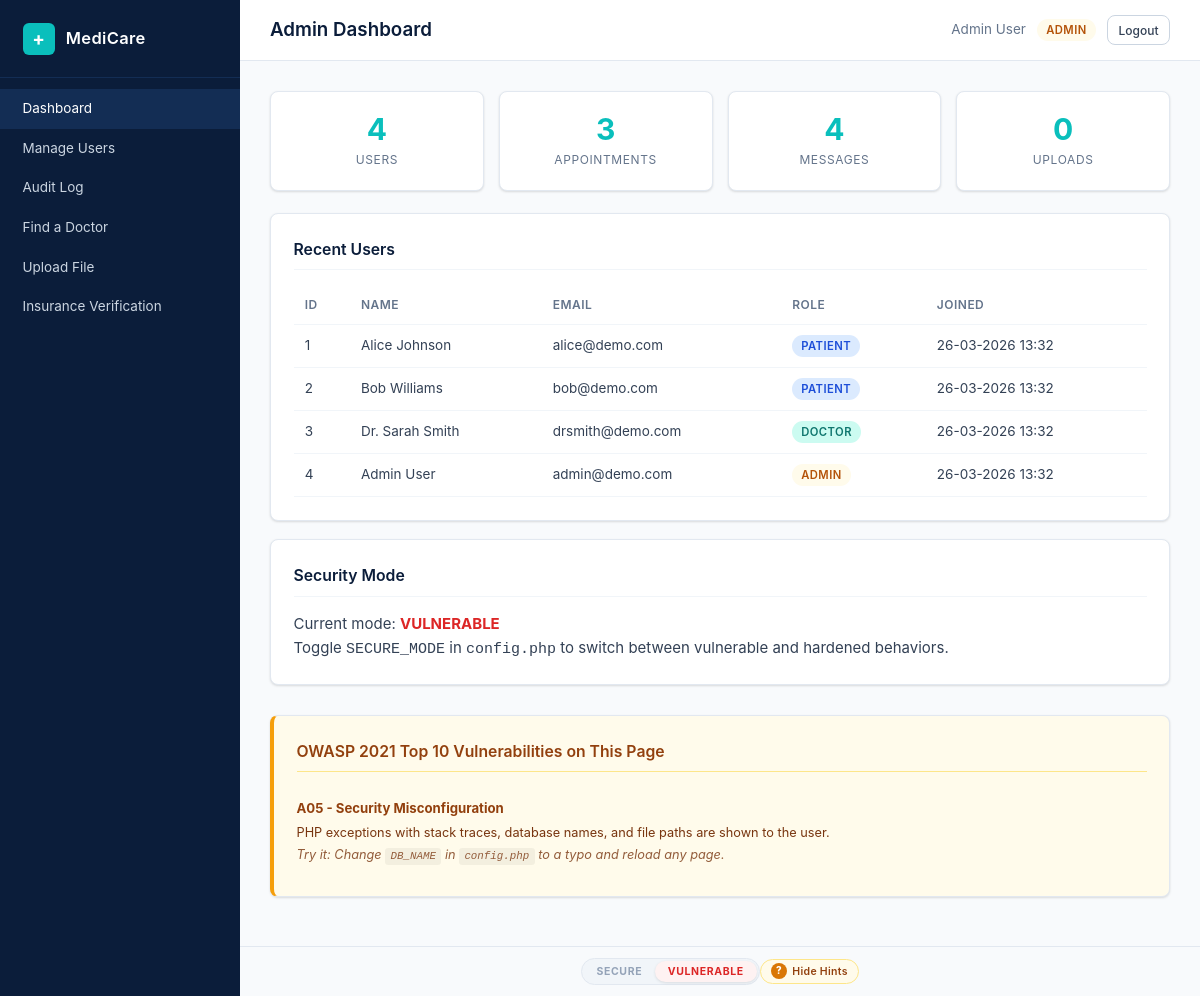
Page /admin/dashboard.php (signed in) on the earlier database version.
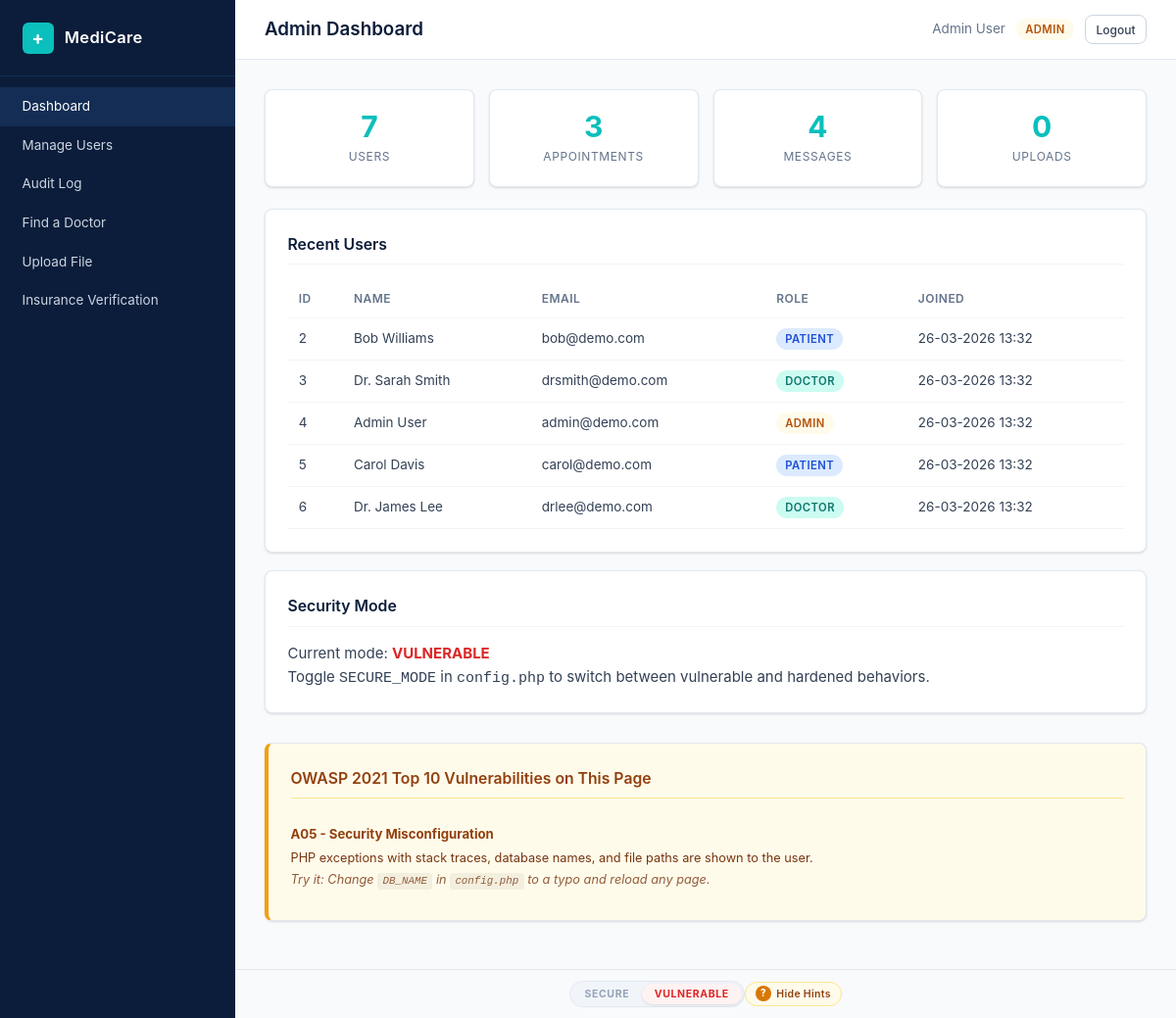
Same page on the later database version.
### tables this page shows
CREATE TABLE users (
    id INT AUTO_INCREMENT PRIMARY KEY,
    name VARCHAR(100) NOT NULL,
    email VARCHAR(150) NOT NULL UNIQUE,
    password VARCHAR(255) NOT NULL,
    role ENUM('patient','doctor','admin') NOT NULL DEFAULT 'patient',
    created_at TIMESTAMP DEFAULT CURRENT_TIMESTAMP
);

### config.php (called while the page is built, shortened)
<?php
function esc(string $value): string {
    return htmlspecialchars($value, ENT_QUOTES, 'UTF-8');
}
function fmtDate(string $datetime): string {
    return date('d-m-Y H:i', strtotime($datetime));
}

### admin/dashboard.php (the view, shortened to what the changed rows need)
<?php
require_once __DIR__ . '/../config.php';
require_once __DIR__ . '/../helpers.php';
$conn = getDB();
$userCount = (int)$conn->query("SELECT COUNT(*) FROM users")->fetchColumn();
$recentUsers = $conn->query("SELECT id, name, email, role, created_at FROM users ORDER BY created_at DESC LIMIT 5")->fetchAll();
renderHeader('Admin Dashboard');
?>
<div class="stats-row">
    <div class="stat-card">
        <span class="stat-number"><?= $userCount ?></span>
        <span class="stat-label">Users</span>
    </div>
</div>
<div class="card">
    <h2 class="card-title">Recent Users</h2>
    <table class="data-table">
        <thead>
            <tr>
                <th>ID</th>
                <th>Name</th>
                <th>Email</th>
                <th>Role</th>
                <th>Joined</th>
            </tr>
        </thead>
        <tbody>
            <?php foreach ($recentUsers as $u): ?>
                <tr>
                    <td><?= $u['id'] ?></td>
                    <td><?= esc($u['name']) ?></td>
                    <td><?= esc($u['email']) ?></td>
                    <td><span class="role-badge role-<?= esc($u['role']) ?>"><?= esc(ucfirst($u['role'])) ?></span></td>
                    <td><?= fmtDate($u['created_at']) ?></td>
                </tr>
            <?php endforeach; ?>
        </tbody>
    </table>
</div>
<div class="card">
    <h2 class="card-title">Security Mode</h2>
</div>
<?php renderVulnHints(['A05']); ?>
<?php renderFooter(); ?>

### helpers.php (shortened to what the changed rows need)
<?php
require_once __DIR__ . '/config.php';
function renderHeader(string $title = 'MediCare Portal'): void {
    $role = currentRole();
    ?>
    <!DOCTYPE html>
    <html lang="en">
    <head>
        <link rel="stylesheet" href="/assets/style.css">
    </head>
    <body>
        <div class="layout">
            <?php renderSidebar($role); ?>
            <div class="main-area">
                <header class="top-bar">
                    <h1 class="page-title"><?= esc($title) ?></h1>
                </header>
                <main class="content">
    <?php
}
function renderFooter(): void {
    ?>
                </main>
            </div>
        </div>
    </body>
    </html>
    <?php
}
    ?>
    <?php
function renderSidebar(string $role): void {
    $navItems = getSidebarItems($role);
    ?>
    <nav class="sidebar">
        <ul class="nav-list">
            <?php foreach ($navItems as $item): ?>
                <li>
                    <a href="<?= esc($item['url']) ?>" class="nav-link"><?= esc($item['label']) ?></a>
                </li>
            <?php endforeach; ?>
        </ul>
    </nav>
    <?php
}
function getSidebarItems(string $role): array {
    $shared = [
        ['url' => '/shared/search.php', 'label' => 'Find a Doctor'],
        ['url' => '/shared/upload.php', 'label' => 'Upload File'],
        ['url' => '/shared/insurance_fetch.php', 'label' => 'Insurance Verification'],
    ];
    $roleMenus = [
        'patient' => [
            ['url' => '/patient/dashboard.php', 'label' => 'Dashboard'],
            ['url' => '/patient/records.php', 'label' => 'My Records'],
            ['url' => '/patient/appointments.php', 'label' => 'Appointments'],
            ['url' => '/patient/chat.php', 'label' => 'Messages'],
        ],
        'doctor' => [
            ['url' => '/doctor/dashboard.php', 'label' => 'Dashboard'],
            ['url' => '/doctor/patients.php', 'label' => 'My Patients'],
            ['url' => '/doctor/chat.php', 'label' => 'Messages'],
        ],
        'admin' => [
            ['url' => '/admin/dashboard.php', 'label' => 'Dashboard'],
            ['url' => '/admin/users.php', 'label' => 'Manage Users'],
            ['url' => '/admin/audit_log.php', 'label' => 'Audit Log'],
        ],
    ];
    return array_merge($roleMenus[$role] ?? [], $shared);
}
function renderVulnHints(array $keys): void {
    $registry = getVulnHintRegistry();
    $hints = [];
    foreach ($keys as $key) {
        $hints[] = $registry[$key];
    }
    ?>
    <div class="card vuln-hint">
        <?php foreach ($hints as $hint): ?>
            <div class="vuln-hint-item">
                <strong><?= $hint['title'] ?></strong>
                <p><?= $hint['desc'] ?></p>
                <p class="vuln-hint-test">Try it: <?= $hint['test'] ?></p>
            </div>
        <?php endforeach; ?>
    </div>
    <?php
}

Differences in the rows shown:
no longer on this page (row unchanged): users: id "1", name "Alice Johnson", email "alice@demo.com", role "PATIENT", created_at "26-03-2026 13:32"
added users: id "5", name "Carol Davis", email "carol@demo.com", role "PATIENT", created_at "26-03-2026 13:32"
added users: id "6", name "Dr. James Lee", email "drlee@demo.com", role "DOCTOR", created_at "26-03-2026 13:32"
Other differences:
$userCount: "4" → "7"
